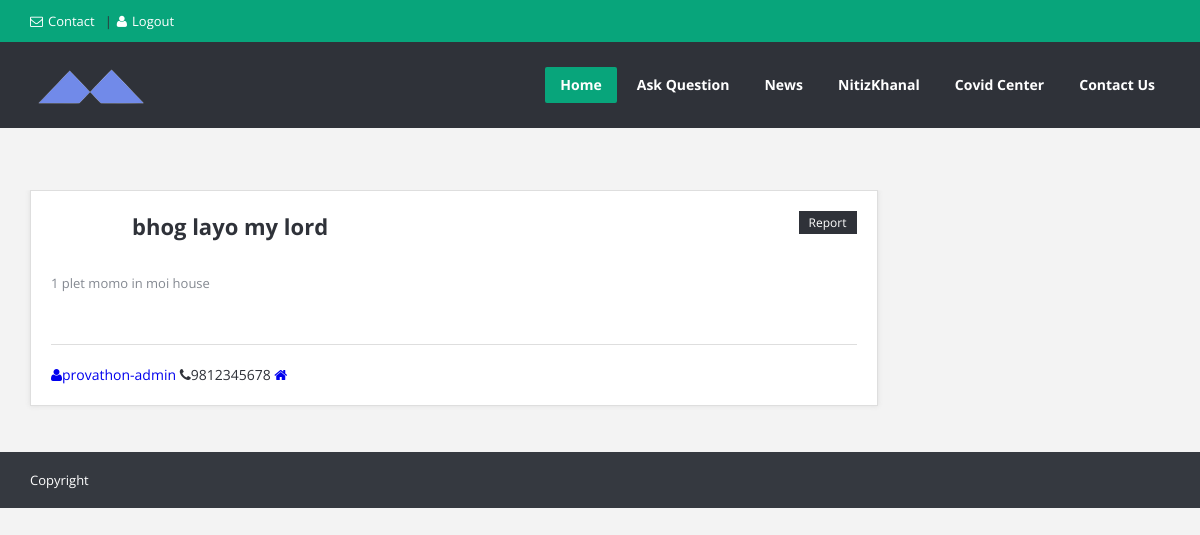
/post/details/3 (signed in), run on the app's committed database.
### posts/models.py (models this page shows, shortened)
class Post(models.Model):
    title = models.CharField(max_length=100)
    content = models.TextField()
    date_posted = models.DateTimeField(default = timezone.now)
    author = models.ForeignKey(User, on_delete = models.CASCADE)
    settled = models.BooleanField(default=False)

### users/models.py (models this page shows, shortened)
class Profile(models.Model):
    user = models.OneToOneField(User, on_delete=models.CASCADE, null=True, blank=True)
    image = models.ImageField(default='default.jpg', upload_to='profile_pics')
    contact = models.CharField(max_length = 10, default = "Not entered")
    address = models.CharField(max_length=50, default = "Not entered")
    Gcode = models.CharField(max_length = 5, default = "Not entered")

### posts/views.py (the view)
# urls.py: path('post/details/<str:pk>', PostDetailView.as_view() , name='post-details'),
class PostDetailView(DetailView):
    model = Post
    template_name = 'posts/single_question.html'

### posts/templates/posts/single_question.html (shortened to what this page needs)
{% extends "posts/base.html" %}
{% block content %}
	<section class="container main-content">
		<div class="row">
			<div class="col-md-9">
				<article class="question single-question question-type-normal">
					<h2>
						<a href="single_question.html">{{ post.title }}</a>
					</h2>
					<a class="question-report" href="#">Report</a>
					<div class="question-inner">
						<div class="question-desc">
							<p>{{ post.content }}</p>
						</div>
							<span class=""><a href="#"><i class="icon-user"></i>{{post.author.username}}</a></span>
							<span class=""><i class="icon-phone"></i>{{ post.author.profile.contact }}</span>
							<span class=""><a href="#"><i class="icon-home"></i>{{ post.author.profile.gharNo}}</a></span>
					</div>
				</article>
		</div>
	</section>
{% endblock %}

### posts/templates/posts/base.html (shortened to what this page needs)
{% load static %}
<!DOCTYPE html>
<html lang="en">
<head>
	<link rel="stylesheet" href="{% static 'posts/style.css' %}">
	<link rel="stylesheet" href="{% static 'posts/css/responsive.css' %}">
	<link rel="stylesheet" href="{% static 'posts/css/contents.css' %}">
</head>
<body>
<div id="wrap" class="grid_1200">
    	<div id="header-top">
		<section class="container clearfix">
			<nav class="header-top-nav">
				<ul>
					<li><a href="{% url 'contact' %}"><i class="icon-envelope"></i>Contact</a></li>
					{% if user.is_authenticated %}
					<li><a href="{% url 'logout' %}" id="login-panel"><i class="icon-user"></i>Logout</a></li>
					{% else %}
					<li><a href="{% url 'login' %}" id="login-panel"><i class="icon-user"></i>Login</a></li>
					{% endif %}
				</ul>
			</nav>
		</section>
	</div>
	<header id="header">
		<section class="container clearfix">
			<div class="logo"><a href="{% url 'home' %}"><img alt="" src="{% static 'posts/images/logo.png'%}"></a></div>
			<nav class="navigation">
				<ul>
					<li class="current_page_item"><a href="{% url 'home' %}">Home</a>
					</li>
					<li class="ask_question"><a href="{% url 'post-create' %}">Ask Question</a></li>
					<li><a href="https://www.neplinews.com" target="blank">News</a></li>
					{% if user.is_authenticated %}
					<li><a href="{% url 'user-profile' user.username%}">{{user.username}}</a>
					{% else %}
					<li><a href="{% url 'login'%}">User</a></li>
					{% endif%}
					<li><a href="{% url 'covid'%}">Covid Center</a></li>
					<li><a href="{% url 'contact'%}">Contact Us</a></li>
				</ul>
			</nav>
		</section>
	</header>
    {% block content %}{% endblock %}
</div>
</body>
<footer id="footer-bottom">
		<section class="container">
			<div class="copyrights f_left">Copyright<a href="#"></a></div>
		</section>
	</footer>
</html>

### posts/static/posts/css/responsive.css (style rules this page uses)
@media (min-width: 1200px) { .grid_1200 .navigation > ul > li > a { padding: 0 15px; } }

### posts/static/posts/css/contents.css (style rules this page uses)
.container.main-content { margin-top: 10%; padding-bottom:3%; position: relative; z-index: 991; }
.question { -moz-box-sizing: border-box; -webkit-box-sizing: border-box; box-sizing: border-box; margin-bottom: 30px; padding: 20px; border: 1px solid #dedede; background: #FFF; -moz-box-shadow: 0 0 5px #dedede; -webkit-box-shadow: 0 0 5px #dedede; box-shadow: 0 0 5px #dedede; position: relative; }
.question-inner { position: relative; margin-left: 101px; }
.single-question { padding: 20px 0; margin-bottom: 10px; }
.single-question .question-inner { margin-left: 0; padding: 0 20px; }
.question h2 { margin: 0 0 30px 101px; color: #474D5D; overflow: hidden; font-size: 22px; font-weight: bold; padding-right: 161px; }
.question h2 a { color: #2f3239; }
.question-report { float: right; font-size: 12px; background-color: #2f3239; padding: 4px 10px; position: absolute; top: 20px; right: 20px; height: 23px; line-height: 15px; }
.question-desc { margin-bottom: 20px; padding-bottom: 30px; line-height: 22px; font-size: 13px; border-bottom: 1px solid #dedede; color: #848991; }
#footer-bottom { background-color: #353940; padding: 16px 0; font-size: 12px; line-height: 24px; }
.copyrights { font-size: 13px; }

### posts/static/posts/css/base.css (style rules this page uses)
html, body, div, span, applet, object, iframe, h1, h2, h3, h4, h5, h6, p, blockquote, pre, a, abbr, acronym, address, big, cite, code, del, dfn, em, img, ins, kbd, q, s, samp, small, strike, strong, sub, sup, tt, var, b, u, i, center, dl, dt, dd, ol, ul, li, fieldset, form, label, legend, table, caption, tbody, tfoot, thead, tr, th, td, article, aside, canvas, details, embed, figure, figcaption, footer, header, hgroup, menu, nav, output, ruby, section, summary, time, mark, audio, video { margin: 0; padding: 0; border: 0; font-size: 100%; font: inherit; vertical-align: baseline; }
body { font-size: 14px; line-height: 22px; }
article, aside, details, figcaption, figure, footer, header, hgroup, menu, nav, section { display: block; }
ol, ul, li { list-style: none; }
p { margin: 0 0 20px 0; line-height: 22px; }
html { -webkit-text-size-adjust: none; }
* { outline: none; }
body,.qoute p,input,.button,label,.more,blockquote,.widget ul li,textarea { font-family: "Open Sans", Arial, sans-serif; }
.f_left { float: left !important; }

### data on the page
Post: title "bhog layo my lord", content "1 plet momo in moi house", author.username "provathon-admin", author.profile.contact "9812345678"

### other printed values
{{ user.username }} "NitizKhanal"
